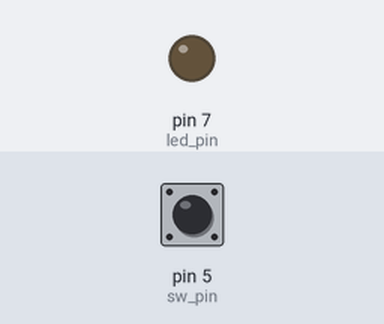
This program was run on a simulated Raspberry Pi (header pin numbers). On the bench: output pins drawn as LEDs (lit = HIGH). Dashed ring = blinking. Inputs (shaded band) come from the test bench; at power-on: pin 5 (sw_pin) HIGH.

Above: at 1.2 s.
1.3 s: pin 5 (sw_pin) pulled LOW for 0.15 s
At 2.3 s:
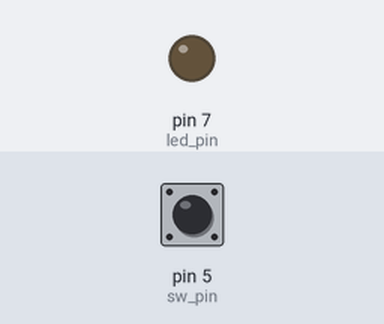
2.9 s: pin 5 (sw_pin) pulled LOW for 3.2 s
At 3.11 s:
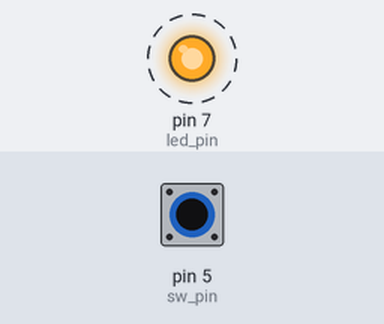
Timing chart, 0 to 7.6 s (numbered marks = the images above; inputs shaded):
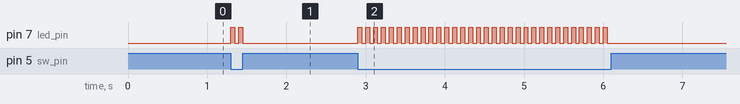

The program:

08buttons_led.py
```python
#Importing Modules
import RPi.GPIO as sw
import time
#Initializing the board
sw.setmode(sw.BOARD)
sw.setwarnings(False)

#Assigning BOARD PINs and setting up the button and pins
sw_pin=5
led_pin=7
sw.setup(sw_pin,sw.IN,pull_up_down=sw.PUD_UP)
sw.setup(led_pin,sw.OUT)
sw.output(led_pin,0)

#Function to make the button work
while(1):
    x=sw.input(sw_pin)
    if x==0:
        while(1):
           sw.output(led_pin,1)
           time.sleep(.05)
           sw.output(led_pin,0)
           time.sleep(.05)
           x=sw.input(sw_pin)
           if x==1:
               break;
    else:
        sw.output(led_pin,0)
```

Measured:
- after the input at 1.3 s, pin 7 (led_pin): alternates HIGH for 0.05 s and LOW for 0.05 s, 4 changes in all, then stays LOW, starting at once
- after the input at 2.9 s, pin 7 (led_pin): alternates HIGH for 0.05 s and LOW for 0.05 s, 64 changes in all, then stays LOW, starting at once
